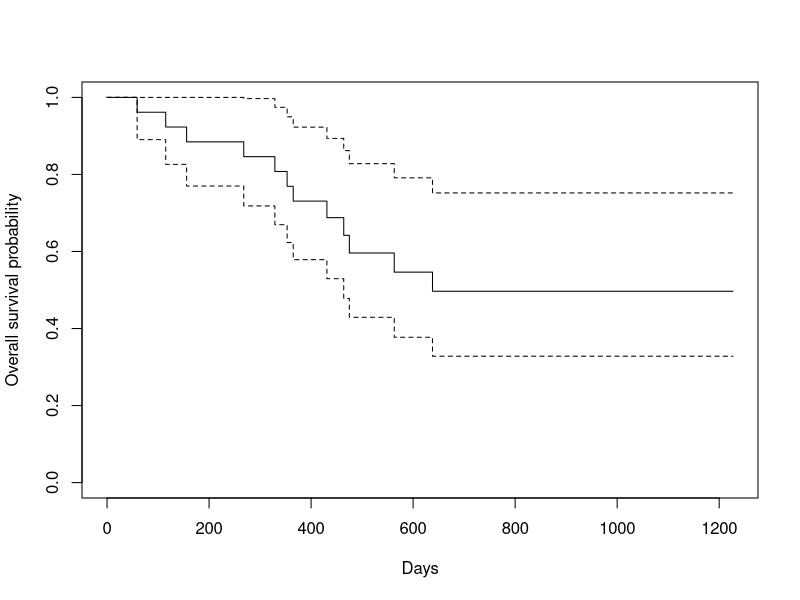
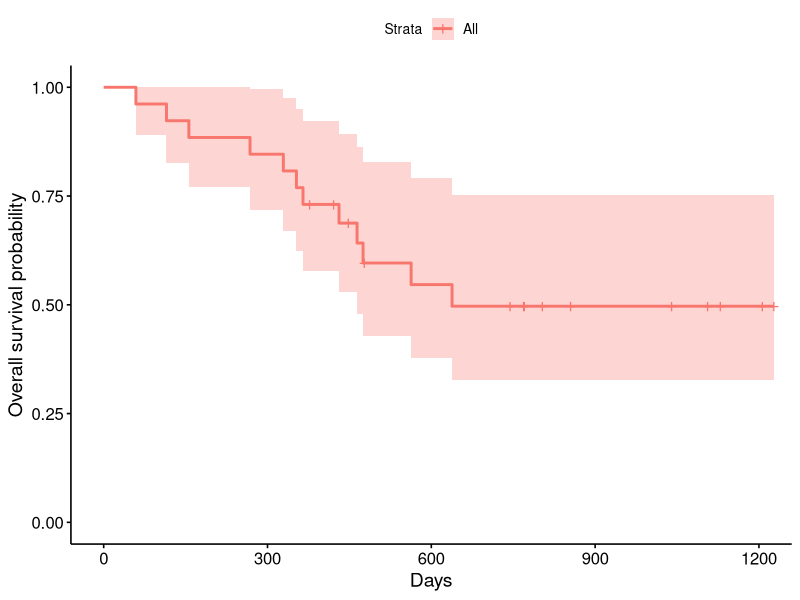
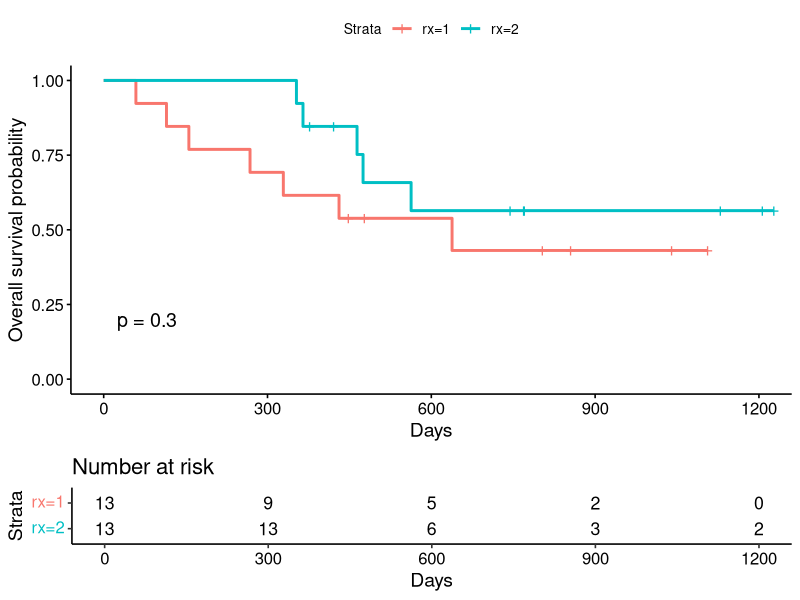
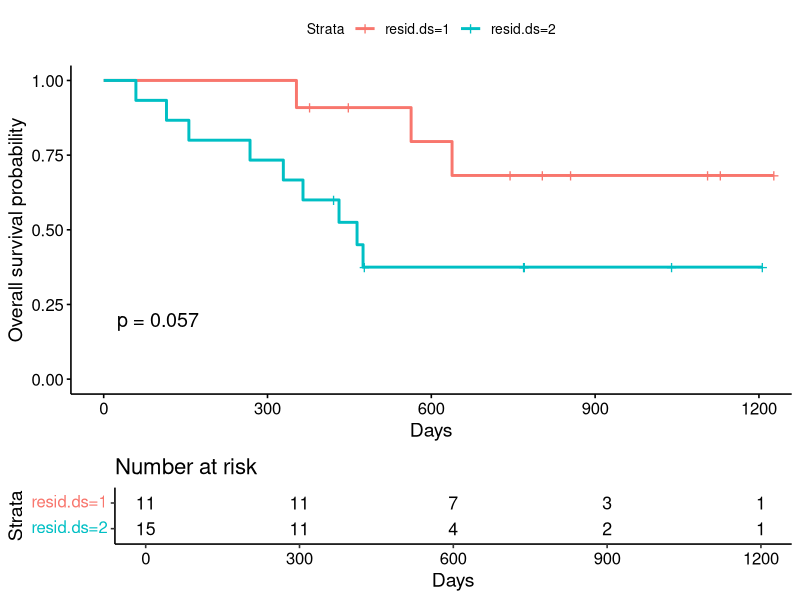
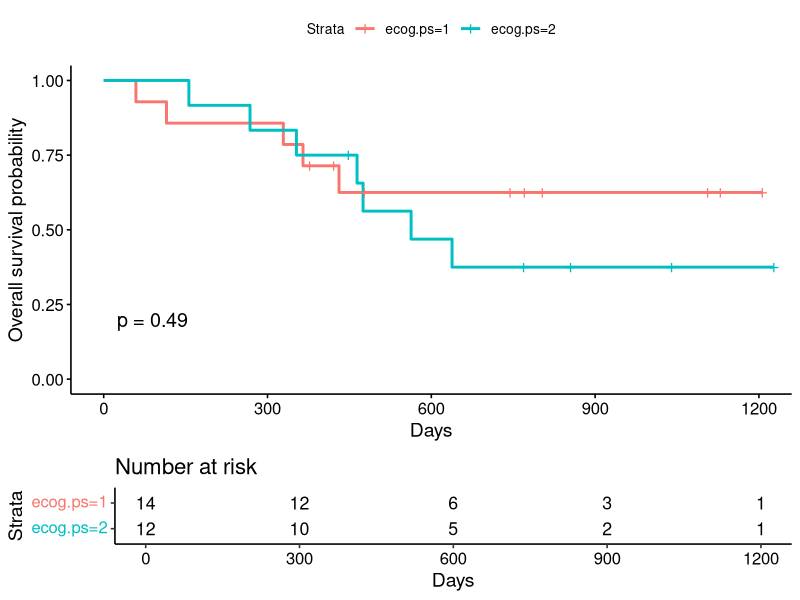
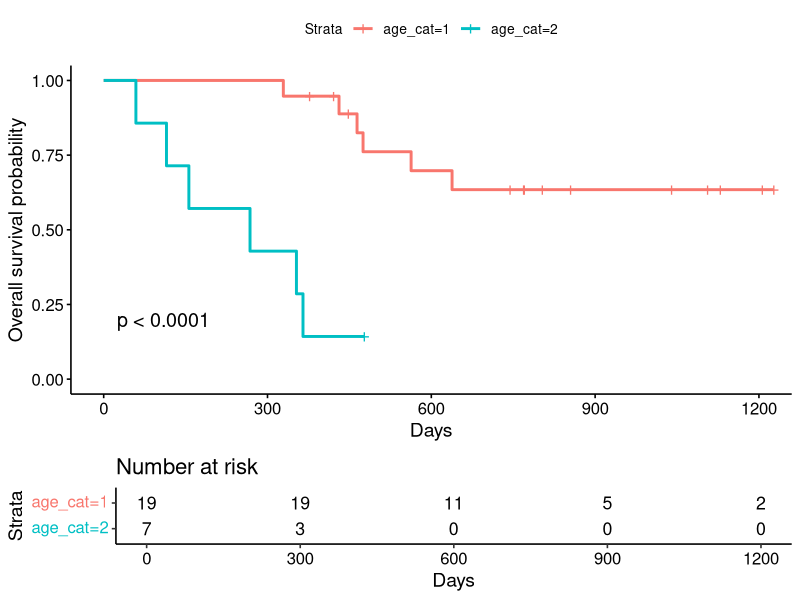
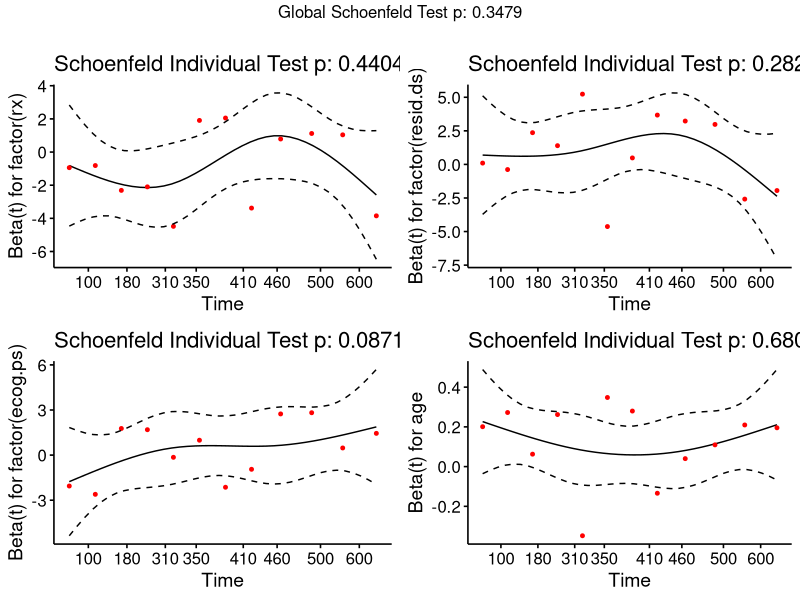

Write the R code that produced these figures, in order.
## ---- chunk 1
#*********************************************************************
#                       R Code for Task X
#*********************************************************************
## ---- chunk 2
library(tidyverse)
library(survival)
library(survminer)
## ---- chunk 3

?ovarian
glimpse(ovarian)
summary(ovarian)

## ---- chunk 4

fit <- survfit(Surv(futime, fustat) ~ 1, data = ovarian)

# Using the base R
plot(fit, xlab = "Days",
     ylab = "Overall survival probability")

# Using surviminer
ggsurvplot(fit, data = ovarian, xlab = "Days",
           ylab = "Overall survival probability")

## ---- chunk 5

ovarian2 <-
  ovarian %>% 
  mutate(age_cat = ifelse(age <= 60, 1, 2))

glimpse(ovarian2)

## ---- chunk 6

f1 <- survfit(Surv(futime, fustat) ~ rx, data = ovarian2)
f2 <- survfit(Surv(futime, fustat) ~ resid.ds, data = ovarian2)
f3 <- survfit(Surv(futime, fustat) ~ ecog.ps, data = ovarian2)
f4 <- survfit(Surv(futime, fustat) ~ age_cat, data = ovarian2)

# Using surviminer
ggsurvplot(f1, data = ovarian2, 
           risk.table = TRUE, 
           pval = TRUE,
           xlab = "Days",
           ylab = "Overall survival probability")

ggsurvplot(f2, data = ovarian2,            
           risk.table = TRUE, 
           pval = TRUE,
           xlab = "Days",
           ylab = "Overall survival probability")

ggsurvplot(f3, data = ovarian2, 
           risk.table = TRUE, 
           pval = TRUE,
           xlab = "Days",
           ylab = "Overall survival probability")

ggsurvplot(f4, data = ovarian2, 
           risk.table = TRUE, 
           pval = TRUE,
           xlab = "Days",
           ylab = "Overall survival probability")

## ---- chunk 7

survdiff(Surv(futime, fustat) ~ rx, data = ovarian2)
survdiff(Surv(futime, fustat) ~ resid.ds, data = ovarian2)
survdiff(Surv(futime, fustat) ~ ecog.ps, data = ovarian2)
survdiff(Surv(futime, fustat) ~ age_cat, data = ovarian2)

## ---- chunk 8

fit.cox <- coxph(Surv(futime, fustat) ~ factor(rx) + factor(resid.ds) + factor(ecog.ps) + age, 
                 data = ovarian)

summary(fit.cox)
## ---- chunk 9

ph <- cox.zph(fit.cox )
ph

ggcoxzph(ph)

